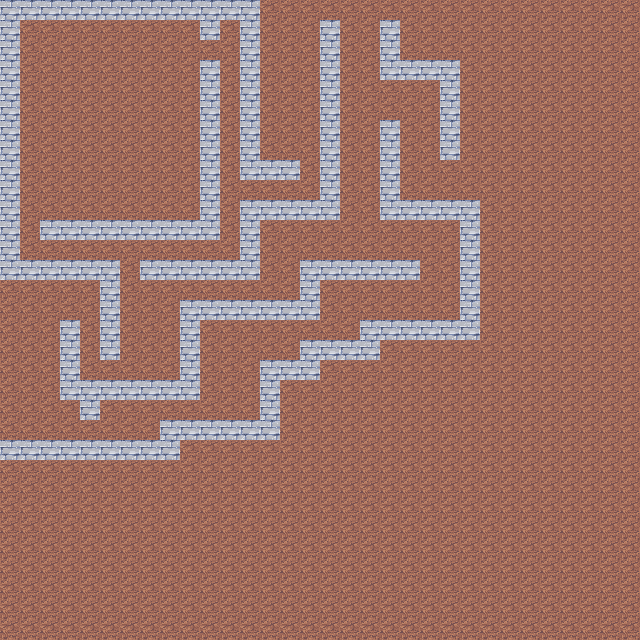

Below is a game level as drawn by its tile map, then a one-line description and the .tmx file that defines it, in full:
An orthogonal 32x32 tile map with 20x20 px tiles, 1 tile layer (Tile Layer 1), 2 tilesets and 6 objects (Object).

<map version="1.0" orientation="orthogonal" renderorder="right-down" width="32" height="32" tilewidth="20" tileheight="20" nextobjectid="11">
 <tileset firstgid="1" name="MapTileSet" tilewidth="20" tileheight="20" tilecount="180" columns="10">
  <image source="../Textures/Map/MapTileSet3.png" width="200" height="360" />
  <tile id="29">
   <properties>
    <property name="Collidable" type="bool" value="true" />
   </properties>
  </tile>
 </tileset>
 <tileset firstgid="181" name="_Char_npc_01" tilewidth="31" tileheight="46" tilecount="1" columns="1">
  <image source="../Textures/Characters/spriteTest.png" width="31" height="46" />
 </tileset>
 <layer name="Tile Layer 1" width="32" height="32">
  <data encoding="csv">
30,30,30,30,30,30,30,30,30,30,30,30,30,60,60,60,60,60,60,60,60,60,60,60,60,60,60,60,60,60,60,60,
30,60,60,60,60,60,60,60,60,60,30,60,30,60,60,60,30,60,60,30,60,60,60,60,60,60,60,60,60,60,60,60,
30,60,60,60,60,60,60,60,60,60,60,60,30,60,60,60,30,60,60,30,60,60,60,60,60,60,60,60,60,60,60,60,
30,60,60,60,60,60,60,60,60,60,30,60,30,60,60,60,30,60,60,30,30,30,30,60,60,60,60,60,60,60,60,60,
30,60,60,60,60,60,60,60,60,60,30,60,30,60,60,60,30,60,60,60,60,60,30,60,60,60,60,60,60,60,60,60,
30,60,60,60,60,60,60,60,60,60,30,60,30,60,60,60,30,60,60,60,60,60,30,60,60,60,60,60,60,60,60,60,
30,60,60,60,60,60,60,60,60,60,30,60,30,60,60,60,30,60,60,30,60,60,30,60,60,60,60,60,60,60,60,60,
30,60,60,60,60,60,60,60,60,60,30,60,30,60,60,60,30,60,60,30,60,60,30,60,60,60,60,60,60,60,60,60,
30,60,60,60,60,60,60,60,60,60,30,60,30,30,30,60,30,60,60,30,60,60,60,60,60,60,60,60,60,60,60,60,
30,60,60,60,60,60,60,60,60,60,30,60,60,60,60,60,30,60,60,30,60,60,60,60,60,60,60,60,60,60,60,60,
30,60,60,60,60,60,60,60,60,60,30,60,30,30,30,30,30,60,60,30,30,30,30,30,60,60,60,60,60,60,60,60,
30,60,30,30,30,30,30,30,30,30,30,60,30,60,60,60,60,60,60,60,60,60,60,30,60,60,60,60,60,60,60,60,
30,60,60,60,60,60,60,60,60,60,60,60,30,60,60,60,60,60,60,60,60,60,60,30,60,60,60,60,60,60,60,60,
30,30,30,30,30,30,60,30,30,30,30,30,30,60,60,30,30,30,30,30,30,60,60,30,60,60,60,60,60,60,60,60,
60,60,60,60,60,30,60,60,60,60,60,60,60,60,60,30,60,60,60,60,60,60,60,30,60,60,60,60,60,60,60,60,
60,60,60,60,60,30,60,60,60,30,30,30,30,30,30,30,60,60,60,60,60,60,60,30,60,60,60,60,60,60,60,60,
60,60,60,30,60,30,60,60,60,30,60,60,60,60,60,60,60,60,30,30,30,30,30,30,60,60,60,60,60,60,60,60,
60,60,60,30,60,30,60,60,60,30,60,60,60,60,60,30,30,30,30,60,60,60,60,60,60,60,60,60,60,60,60,60,
60,60,60,30,60,60,60,60,60,30,60,60,60,30,30,30,60,60,60,60,60,60,60,60,60,60,60,60,60,60,60,60,
60,60,60,30,30,30,30,30,30,30,60,60,60,30,60,60,60,60,60,60,60,60,60,60,60,60,60,60,60,60,60,60,
60,60,60,60,30,60,60,60,60,60,60,60,60,30,60,60,60,60,60,60,60,60,60,60,60,60,60,60,60,60,60,60,
60,60,60,60,60,60,60,60,30,30,30,30,30,30,60,60,60,60,60,60,60,60,60,60,60,60,60,60,60,60,60,60,
30,30,30,30,30,30,30,30,30,60,60,60,60,60,60,60,60,60,60,60,60,60,60,60,60,60,60,60,60,60,60,60,
60,60,60,60,60,60,60,60,60,60,60,60,60,60,60,60,60,60,60,60,60,60,60,60,60,60,60,60,60,60,60,60,
60,60,60,60,60,60,60,60,60,60,60,60,60,60,60,60,60,60,60,60,60,60,60,60,60,60,60,60,60,60,60,60,
60,60,60,60,60,60,60,60,60,60,60,60,60,60,60,60,60,60,60,60,60,60,60,60,60,60,60,60,60,60,60,60,
60,60,60,60,60,60,60,60,60,60,60,60,60,60,60,60,60,60,60,60,60,60,60,60,60,60,60,60,60,60,60,60,
60,60,60,60,60,60,60,60,60,60,60,60,60,60,60,60,60,60,60,60,60,60,60,60,60,60,60,60,60,60,60,60,
60,60,60,60,60,60,60,60,60,60,60,60,60,60,60,60,60,60,60,60,60,60,60,60,60,60,60,60,60,60,60,60,
60,60,60,60,60,60,60,60,60,60,60,60,60,60,60,60,60,60,60,60,60,60,60,60,60,60,60,60,60,60,60,60,
60,60,60,60,60,60,60,60,60,60,60,60,60,60,60,60,60,60,60,60,60,60,60,60,60,60,60,60,60,60,60,60,
60,60,60,60,60,60,60,60,60,60,60,60,60,60,60,60,60,60,60,60,60,60,60,60,60,60,60,60,60,60,60,60
</data>
 </layer>
 <objectgroup name="Object Layer 1">
  <object id="1" name="guard" type="Object" gid="181" x="20" y="65" width="31" height="46">
   <properties>
    <property name="scriptPath" value="Assets/Scripts/Characters.lua" />
    <property name="scriptTable" value="guard" />
   </properties>
  </object>
  <object id="6" x="335" y="410">
   <ellipse />
  </object>
  <object id="7" x="25" y="300">
   <ellipse />
  </object>
  <object id="8" x="335" y="60" height="10">
   <ellipse />
  </object>
  <object id="9" x="60" y="55">
   <ellipse />
  </object>
  <object id="10" x="275" y="145">
   <ellipse />
  </object>
 </objectgroup>
</map>